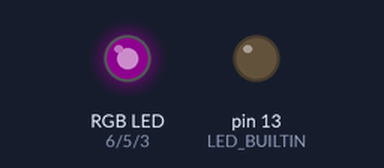
This sketch was run on a simulated Arduino Uno, built with avr-gcc and run on an emulated ATmega328P. Shown: an RGB LED mixed from three pins (HIGH = lit), output pins drawn as LEDs (lit = HIGH). Dim RGB values are drawn brighter than linear.

Above: at 0.15 s.
At 4.95 s:
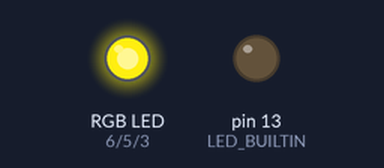
At 10.06 s:
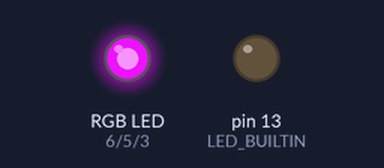
At 19.89 s:
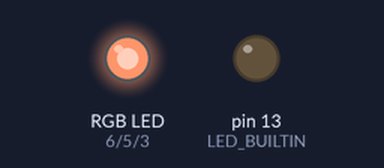
At 28.0 s:
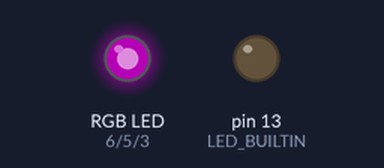
At 39.62 s:
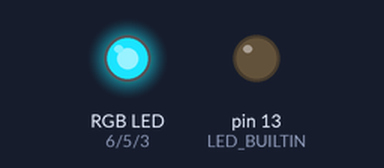
Timing chart, 0 to 40.0 s (numbered marks = the images above):
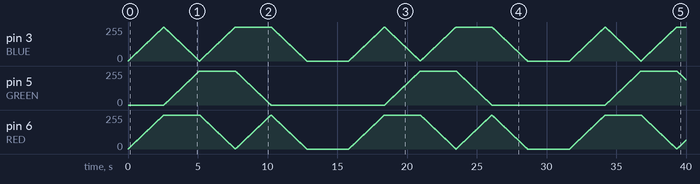

The sketch:

RGBLedTest.ino
```cpp
/*
#define RED 3
#define GREEN 5
#define BLUE 6
*/

#define BLUE 3
#define GREEN 5
#define RED 6

#define DELAY delay(10);

void setup() {

  pinMode(LED_BUILTIN, OUTPUT);
  digitalWrite(LED_BUILTIN, LOW);

  pinMode(RED, OUTPUT);
  pinMode(GREEN, OUTPUT);
  pinMode(BLUE, OUTPUT);

  digitalWrite(RED, HIGH);
  digitalWrite(GREEN, LOW);
  digitalWrite(BLUE, HIGH);
}

void loop() {
  // EFFECT 1 - black to white
  for (int i = 0; i <= 255; i++) {
    analogWrite(RED, i);
    analogWrite(BLUE, i);
    DELAY
  }

  // EFFECT 2 - R-255 G-0↑ B-255↓
  for (int i = 0; i <= 255; i++) {
    analogWrite(GREEN, i);
    analogWrite(BLUE, 255 - i);
    DELAY
  }

  // EFFECT 3 - R-255↓ G-255 B-0↑
  for (int i = 0; i <= 255; i++) {
    analogWrite(RED, 255 - i);
    analogWrite(BLUE, i);
    DELAY
  }

  // EFFECT 4 - R-0↑ G-255↓ B-255
  for (int i = 0; i <= 255; i++) {
    analogWrite(RED, i);
    analogWrite(GREEN, 255 - i);
    DELAY
  }

  // DIM TO BLACK
  for (int i = 0; i <= 255; i++) {
    analogWrite(BLUE, 255 - i);
    analogWrite(RED, 255 - i);
    DELAY
  }

  delay(3000);  // wait 3 sec and restart
}
```
